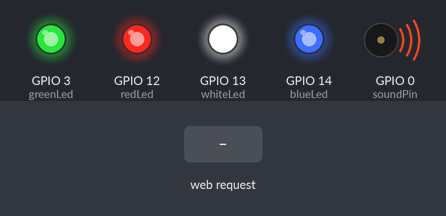
Simulated run of this program. Board: ESP8266 (NodeMCU). On the bench: output pins drawn as LEDs (lit = HIGH), buzzer (waves = sounding). Dashed ring = blinking. The inputs (shaded band) are chosen by the test bench. WiFi joins after 1.5 s; servers stay silent unless stated; storage starts empty; random numbers use the default seed unless the program sets one; what the program prints to the serial monitor is not drawn.

Above: at 2.7 s.
2.8 s: HTTP request GET /restart received
At 4.9 s:
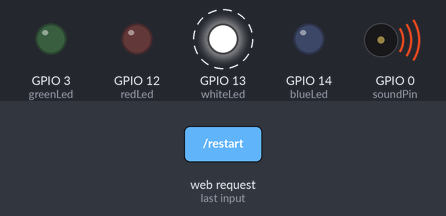
5.8 s: HTTP request GET /blue received
At 6.3 s:
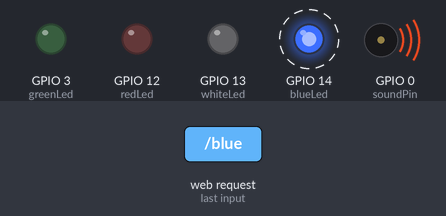
8.8 s: HTTP request GET /restart received
At 11.2 s:
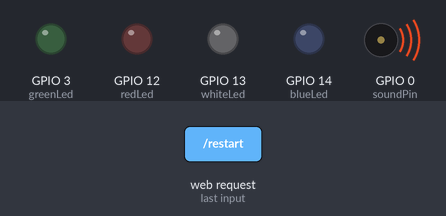
11.8 s: HTTP request GET /red received
Timing chart, 0 to 15.8 s (numbered marks = the images above; inputs shaded):
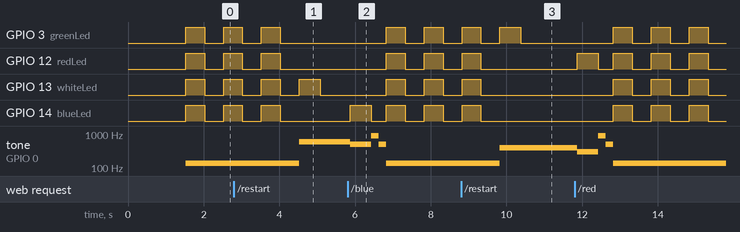

Measured:
- after the input at 2.8 s, tone on GPIO 0 (soundPin): 140 Hz → 600 Hz after 1.7 s
- after the input at 8.8 s, tone on GPIO 0 (soundPin): 140 Hz → 400 Hz after 1.0 s
- by itself, GPIO 3 (greenLed), GPIO 12 (redLed), GPIO 13 (whiteLed), GPIO 14 (blueLed): alternates HIGH for 0.50 s and LOW for 0.50 s

The program:

main.cpp
```cpp
#include <Arduino.h>
#include <ESPAsyncWebServer.h>
#include <SPIFFSEditor.h>
#include <FS.h>

const char *ssid = "ssidNetwork";
const char *password = "password";

uint8_t randNumbers[100];
int count = 1;
const int blueLed = 14;
const int greenLed = 3;
const int redLed = 12;
const int whiteLed = 13;
uint8_t highScore = 0;
int soundPin = 0;
int stateGreenLed = 0;
int stateRedLed = 0;
int stateWhiteLed = 0;
int stateBlueLed = 0;
unsigned long timeLeft = 1000;
unsigned long timeGiven = 1000;
int timeHigh = 500;
uint8_t correct = 0;
uint8_t score = 0;
int stateRestartButton = 0;
int buttonPressed = -1;
int stateBlueButton = 0;
int stateRedButton = 0;
int stateWhiteButton = 0;
int stateGreenButton = 0;
int blueState = 0;
int redState = 0;
int whiteState = 0;
int greenState = 0;
AsyncWebServer server(80);

void setup() {
  //##################################
  //              Serial
  //##################################
  Serial.begin(115200);
  while(!Serial){}
  Serial.println("\n");

  //##################################
  //              GPIO
  //##################################
  pinMode(greenLed, OUTPUT);
  pinMode(blueLed, OUTPUT);
  pinMode(redLed, OUTPUT);
  pinMode(whiteLed, OUTPUT);
  pinMode(soundPin, OUTPUT);
  ledsLow();

  //##################################
  //              SPIFFS
  //##################################
  if(!SPIFFS.begin())
  {
    Serial.println("SPIFFS Error...");
    return;
  }


  //##################################
  //              WIFI
  //##################################
  WiFi.begin(ssid, password);
	Serial.print("Connection in progress...");

	while(WiFi.status() != WL_CONNECTED)
	{
		Serial.print(".");
		delay(100);
	}

	Serial.println("\n");
	Serial.println("Connection established!");
	Serial.print("IP Adresse: ");
	Serial.println(WiFi.localIP());

  //##################################
  //              Server
  //##################################
  server.on("/", HTTP_GET, [](AsyncWebServerRequest *request)
  {
    request->send(SPIFFS, "/index.html", "text/html");
  });

  server.on("/w3.css", HTTP_GET, [](AsyncWebServerRequest *request)
  {
    request->send(SPIFFS, "/w3.css", "text/css");
  });

  server.on("/script.js", HTTP_GET, [](AsyncWebServerRequest *request)
  {
    request->send(SPIFFS, "/script.js", "text/javascript");
  });

  server.on("/blue", HTTP_GET, [](AsyncWebServerRequest *request)
  {
    stateBlueButton = 1;
    request->send(204);
  });

  server.on("/red", HTTP_GET, [](AsyncWebServerRequest *request)
  {
    stateRedButton = 1;
    request->send(204);
  });

  server.on("/green", HTTP_GET, [](AsyncWebServerRequest *request)
  {
    stateGreenButton = 1;
    request->send(204);
  });

  server.on("/white", HTTP_GET, [](AsyncWebServerRequest *request)
  {
    stateWhiteButton = 1;
    request->send(204);
  });

  server.on("/restart", HTTP_GET, [](AsyncWebServerRequest *request)
  {
    stateRestartButton = 1;
    request->send(204);
  });

  server.on("/readScore", HTTP_GET, [](AsyncWebServerRequest *request)
  {
    String scoreString = String(score);
    request->send(200, "text/plain", scoreString);
  });

  server.on("/readHighScore", HTTP_GET, [](AsyncWebServerRequest *request)
  {
    String highScoreString = String(highScore);
    request->send(200, "text/plain", highScoreString);
  });

  server.begin();
  Serial.println("Server actif!");
}

void loop() {
  if (!correct){

    ledsHigh();
    tone(soundPin, 140);
    delay(500);

    ledsLow();
    noTone(soundPin);
    delay(500);
    score = 0;
    if(stateRestartButton){
      count = 1;
      correct = 1;
      score = 0;
      stateRestartButton = 0;
    }


  }else {

    randNumbers[count - 1] = random(1,5);
    ledsHigh();
    delay(500);
    ledsLow();
    delay(500);

    for(int j = 0; j < count; j++){
      ledsLow();
      ledHigh(randNumbers[j]);
      delay(timeHigh);
      ledsLow();
      delay(timeHigh);


    }

    ledsLow();

    for (int t = 0; t < count; t++){
      buttonPressed = -1;
      timeLeft = millis();

      while (buttonPressed == -1 && ((millis() - timeLeft) < timeGiven )){
        delay(100);

        blueState = stateBlueButton;
        greenState = stateGreenButton;
        whiteState = stateWhiteButton;
        redState = stateRedButton;

        if (blueState){
          buttonPressed = 1;
          stateBlueButton = 0;
        }else if (greenState){
          buttonPressed = 2;
          stateGreenButton = 0;
        }else if (redState){
          buttonPressed = 3;
          stateRedButton = 0;
        }else if (whiteState){
          buttonPressed = 4;
          stateWhiteButton = 0;
        }
      }
      ledHigh(buttonPressed);
      delay(timeHigh);

      if (buttonPressed != randNumbers[t]){
        ledsHigh();
        correct = 0;
        if (highScore < score){
          highScore = score;
        }
        score = 0;
        buttonPressed = -1;
        break;
      }

      ledsLow();

    }

    count ++;
    score ++;
    ledsLow();
    tone(soundPin, 900);
    delay(100);
    noTone(soundPin);
    delay(100);
    tone(soundPin, 500);
    delay(100);
    noTone(soundPin);
    delay(100);
    tone(soundPin, 500);


  }

}

void ledsLow(void){

    digitalWrite(blueLed, LOW);
    digitalWrite(greenLed, LOW);
    digitalWrite(redLed, LOW);
    digitalWrite(whiteLed, LOW);

}

void ledsHigh(void){

  digitalWrite(blueLed, HIGH);
  digitalWrite(greenLed, HIGH);
  digitalWrite(redLed, HIGH);
  digitalWrite(whiteLed, HIGH);

}

void ledHigh(int number){
  switch (number){
  case 1:
     digitalWrite(blueLed, HIGH);
     tone(soundPin, 500);
    break;
  case 2:
     digitalWrite(greenLed, HIGH);
     tone(soundPin, 400);
     break;
  case 3:
     digitalWrite(redLed, HIGH);
     tone(soundPin, 300);
     break;
  case 4:
     digitalWrite(whiteLed, HIGH);
     tone(soundPin, 600);
     break;
  }
  delay(50);
  noTone(soundPin);
}
```
